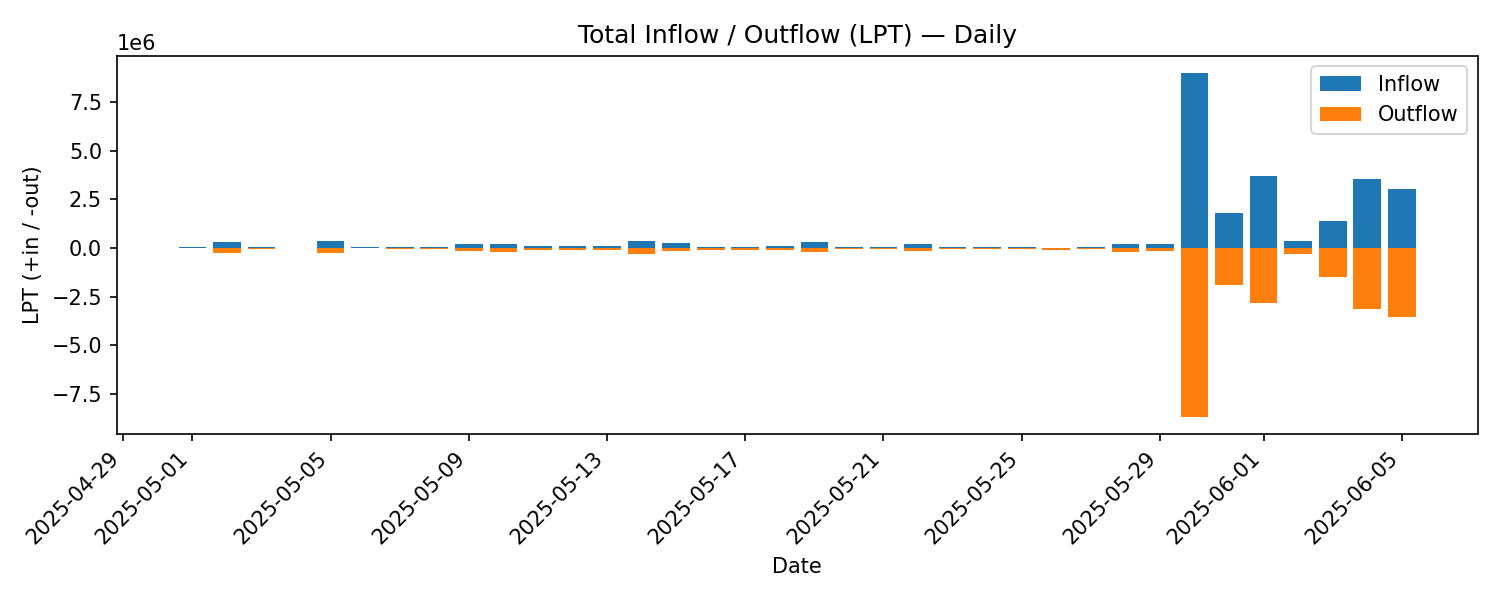
#> input picture docs/img/inflow_outflow_total_daily.png, 1500 x 600 px; its folder holds 4 pictures in this run
$ python clean_empty_images.py
#> lines starting #> are read from the running program, lines starting #| are printed output that depends on the picture
import os
from PIL import Image, ImageStat
import subprocess

IMG_DIR = "docs/img"
THRESHOLD_VAR = 5.0  # variance trop basse → image quasi plate

def is_flat_image(path):
#> called with path = 'docs/img/inflow_outflow_total_daily.png'
    try:
        with Image.open(path) as img:
#> img is the input picture: PIL image 1500x600 RGBA; mean R, G, B, A 246.6, 246.1, 245.3, 255
            img = img.convert("L")  # niveaux de gris
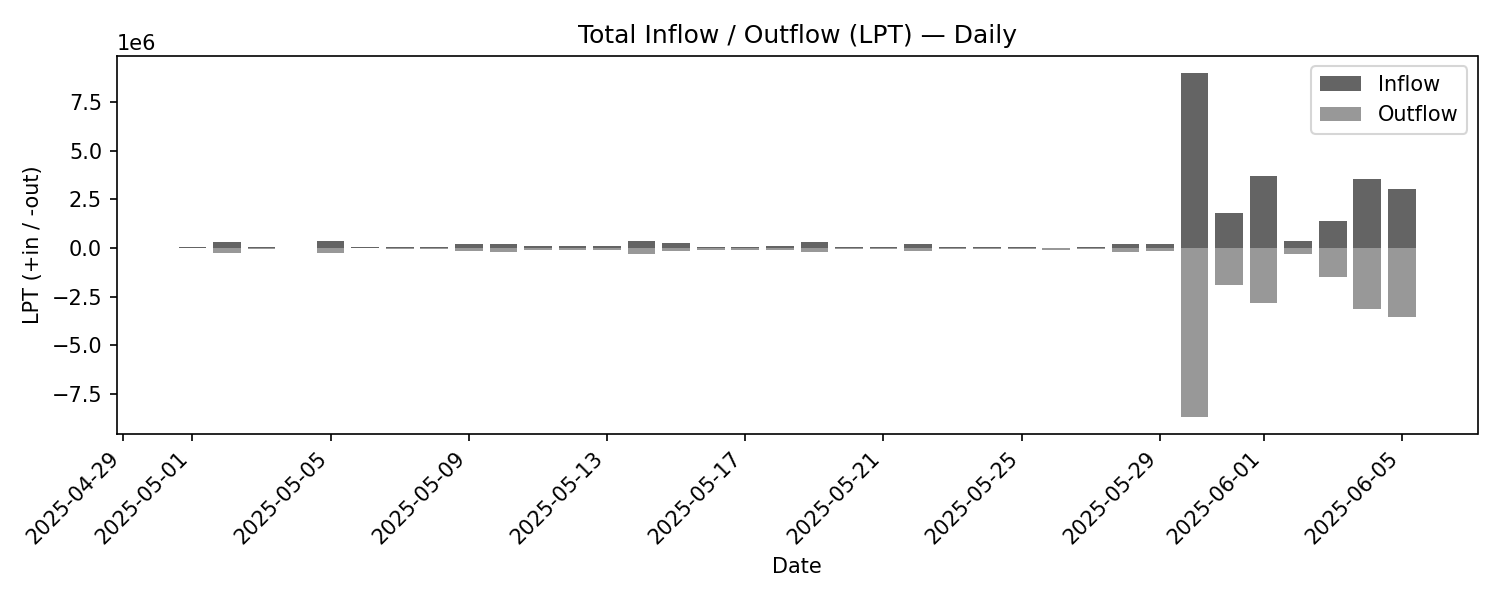
#> img: PIL image 1500x600 L; min 0, max 255, mean 246.1
            stat = ImageStat.Stat(img)
            variance = stat.var[0]
#> variance = 1459
            return variance < THRESHOLD_VAR, variance
    except Exception as e:
        print(f"⚠️ Erreur {path}: {e}")
        return False, None

def main():
    removed = []
    for fname in os.listdir(IMG_DIR):
        if not fname.lower().endswith(".png"):
            continue
        fpath = os.path.join(IMG_DIR, fname)
        flat, var = is_flat_image(fpath)
#> flat = False; var = 1459
        if flat:
            print(f"🗑 Suppression {fname} (variance={var:.3f})")
            subprocess.run(["git", "rm", fpath])
            removed.append(fname)
        else:
            print(f"✅ Garde {fname} (variance={var:.3f})")
#| ✅ Garde inflow_outflow_total_daily.png (variance=1458.955)
#> pass 2 of the loop in main, `for fname in os.listdir(IMG_DIR):`:
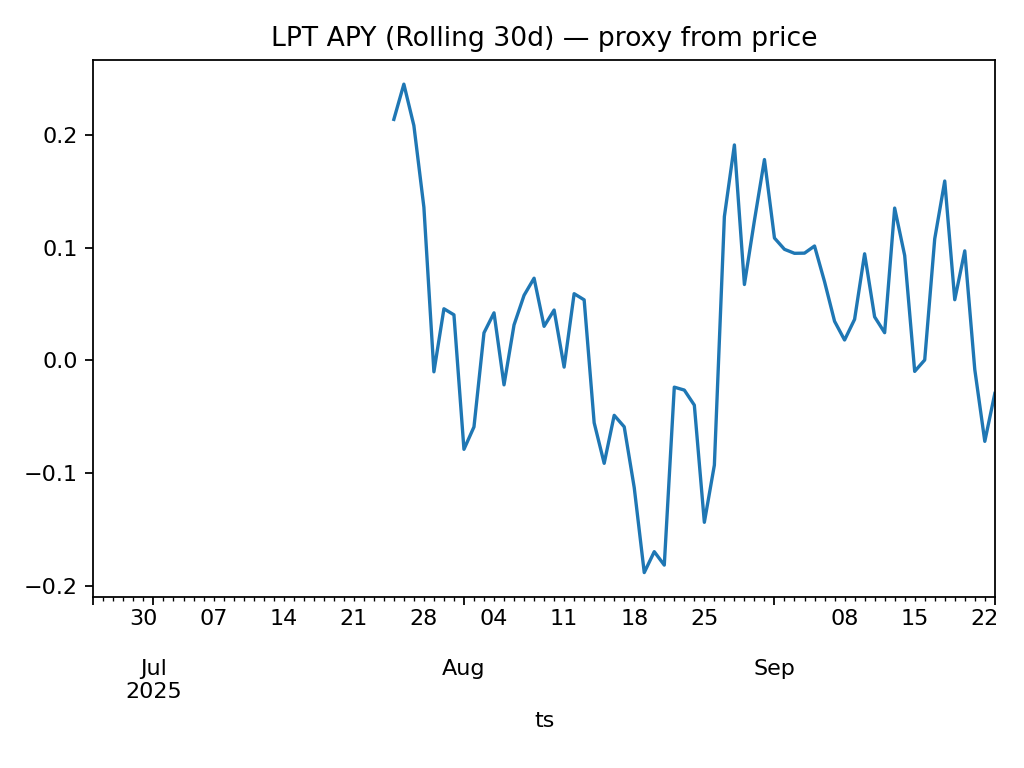
#> input picture docs/img/lpt_apy_30d.png, 1024 x 768 px
#> in is_flat_image, img is the input picture: PIL image 1024x768 RGBA; mean R, G, B, A 247.7, 249.1, 250, 255
#> in is_flat_image (call 2), `img = img.convert("L")`:
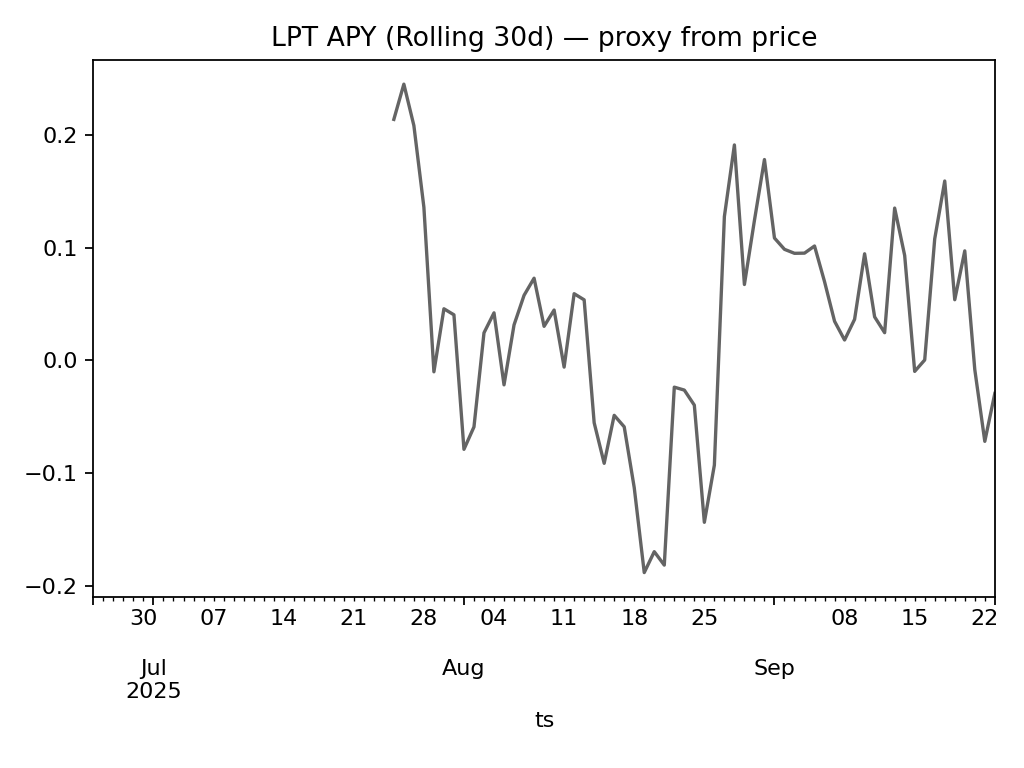
#> img: PIL image 1024x768 L; min 0, max 255, mean 248.8
#> variance = 1140.2
#| ✅ Garde lpt_apy_30d.png (variance=1140.216)

    if removed:
        msg = "chore(docs): remove empty plots"
        subprocess.run(["git", "commit", "-m", msg])
        subprocess.run(["git", "push"])
    else:
        print("👌 Aucun plot vide détecté.")

if __name__ == "__main__":
    main()
